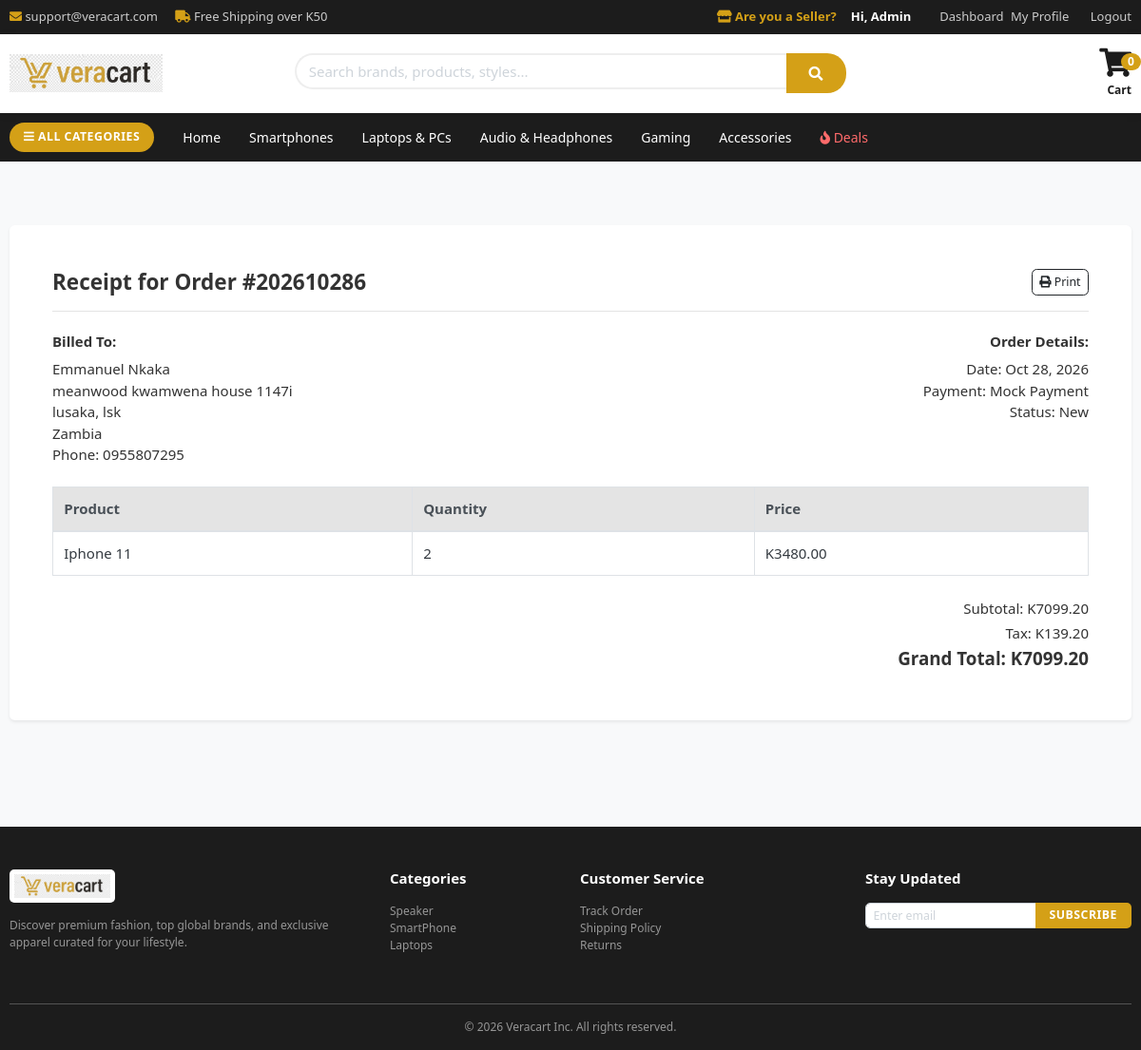
Page /dashboard/order_detail/6/ (signed in) on the committed database.
### accounts/models.py (models this page shows, shortened)
class Account(AbstractBaseUser):
    first_name = models.CharField(max_length=50)
    last_name = models.CharField(max_length=50)
    username = models.CharField(max_length=50, unique=True)
    email = models.EmailField(max_length=90, unique=True)
    phone_number = models.CharField(max_length=50)
    date_joined = models.DateTimeField(auto_now_add=True)
    last_login = models.DateTimeField(auto_now_add=True)
    is_admin = models.BooleanField(default=False)
    is_staff = models.BooleanField(default=False)
    is_active = models.BooleanField(default=False)
    is_superadmin = models.BooleanField(default=False)
    USERNAME_FIELD = 'email'
    REQUIRED_FIELDS = ['username', 'first_name', 'last_name']
    objects = MyAccountManager()

### orders/models.py (models this page shows, shortened)
class Order(models.Model):
    STATUS = (
        ('New', 'New'),
        ('Accepted', 'Accepted'),
        ('Completed', 'Completed'),
        ('Cancelled', 'Cancelled'),
    )
    user = models.ForeignKey(Account, on_delete=models.SET_NULL, null=True)
    payment = models.ForeignKey(Payment, on_delete=models.SET_NULL, blank=True, null=True)
    order_number = models.CharField(max_length=20)
    first_name = models.CharField(max_length=50)
    last_name = models.CharField(max_length=50)
    phone = models.CharField(max_length=15)
    email = models.EmailField(max_length=50)
    address_line_1 = models.CharField(max_length=50)
    address_line_2 = models.CharField(max_length=50, blank=True)
    country = models.CharField(max_length=50)
    state = models.CharField(max_length=50)
    city = models.CharField(max_length=50)
    order_note = models.CharField(max_length=100, blank=True)
    order_total = models.FloatField()
    tax = models.FloatField()
    status = models.CharField(max_length=10, choices=STATUS, default='New')
    ip = models.CharField(blank=True, max_length=20)
    is_ordered = models.BooleanField(default=False)
    created_at = models.DateTimeField(auto_now_add=True)
    updated_at = models.DateTimeField(auto_now=True)
    def full_name(self):
        return f'{self.first_name} {self.last_name}'
    def full_address(self):
        return f'{self.address_line_1} {self.address_line_2}'

class OrderProduct(models.Model):
    order = models.ForeignKey(Order, on_delete=models.CASCADE)
    payment = models.ForeignKey(Payment, on_delete=models.SET_NULL, blank=True, null=True)
    user = models.ForeignKey(Account, on_delete=models.CASCADE)
    product = models.ForeignKey(Product, on_delete=models.CASCADE)
    quantity = models.IntegerField()
    product_price = models.FloatField()
    ordered = models.BooleanField(default=False)
    created_at = models.DateTimeField(auto_now_add=True)
    updated_at = models.DateTimeField(auto_now=True)

### store/models.py (models this page shows, shortened)
class Product(models.Model):
    product_name  = models.CharField(max_length=200, unique=True)
    slug          = models.SlugField(max_length=200, unique=True)
    description   = models.TextField(max_length=500, blank=True)
    price         = models.IntegerField()
    images        = models.ImageField(upload_to='photos/products')
    stock         = models.IntegerField()
    is_available  = models.BooleanField(default=True)
    is_deals      = models.BooleanField(default=False) # <-- ADDED THIS
    category      = models.ForeignKey(Category, on_delete=models.CASCADE)
    seller        = models.ForeignKey(settings.AUTH_USER_MODEL, on_delete=models.CASCADE, null=True, blank=True, related_name='products')
    created_date  = models.DateField(auto_now_add=True)
    modified_date = models.DateTimeField(auto_now=True)

### dashboard/views.py (the view)
# urls.py: path('order_detail/<int:order_id>/', views.order_detail, name='order_detail'),
@login_required(login_url='login')
def order_detail(request, order_id):
    order = get_object_or_404(Order, id=order_id, user=request.user)
    order_products = OrderProduct.objects.filter(order=order)
    context = {
        'order': order,
        'order_products': order_products,
    }
    return render(request, 'dashboard/order_detail.html', context)

### carts/context_processors.py (called while the page is built)
def counter(request):
    cart_count = 0
    if 'admin' in request.path:
        return {}
    else:
        try:
            cart = Cart.objects.filter(cart_id=_cart_id(request))
            cart_items = CartItem.objects.all().filter(cart=cart[:1])
            for cart_item in cart_items:
                cart_count += cart_item.quantity
        except Cart.DoesNotExist:
            cart_count = 0
    return dict(cart_count=cart_count)

### carts/views.py (called while the page is built)
def _cart_id(request):
    cart = request.session.session_key
    if not cart:
        cart = request.session.create()
    return cart

### category/context_processors.py (called while the page is built)
def menu_links(request):
    links = Category.objects.all()
    return dict(links=links)

### templates/dashboard/order_detail.html
{% extends 'base.html' %} {% block content %}
<div class="container py-5">
  <div class="card shadow-sm border-0">
    <div class="card-body p-5">
      <div
        class="d-flex justify-content-between align-items-center border-bottom pb-3 mb-4"
      >
        <h4 class="font-weight-bold mb-0">
          Receipt for Order #{{ order.order_number }}
        </h4>
        <button onclick="window.print()" class="btn btn-outline-dark btn-sm">
          <i class="fa fa-print"></i> Print
        </button>
      </div>
      <div class="row mb-4">
        <div class="col-md-6">
          <h6 class="font-weight-bold">Billed To:</h6>
          <p>
            {{ order.full_name }}<br />
            {{ order.full_address }}<br />
            {{ order.city }}, {{ order.state }}<br />
            {{ order.country }}<br />
            Phone: {{ order.phone }}
          </p>
        </div>
        <div class="col-md-6 text-right">
          <h6 class="font-weight-bold">Order Details:</h6>
          <p>
            Date: {{ order.created_at|date:"M d, Y" }}<br />
            Payment: Mock Payment<br />
            Status: {{ order.status }}
          </p>
        </div>
      </div>
      <table class="table table-bordered">
        <thead class="thead-light">
          <tr>
            <th>Product</th>
            <th>Quantity</th>
            <th>Price</th>
          </tr>
        </thead>
        <tbody>
          {% for item in order_products %}
          <tr>
            <td>{{ item.product.product_name }}</td>
            <td>{{ item.quantity }}</td>
            <td>K{{ item.product_price|floatformat:2 }}</td>
          </tr>
          {% empty %}
          <tr>
            <td colspan="3" class="text-center text-muted">
              No products found for this order.
            </td>
          </tr>
          {% endfor %}
        </tbody>
      </table>
      <div class="text-right mt-4">
        <p class="mb-1">Subtotal: K{{ order.order_total|floatformat:2 }}</p>
        <p class="mb-1">Tax: K{{ order.tax|floatformat:2 }}</p>
        <h5 class="font-weight-bold">
          Grand Total: K{{ order.order_total|floatformat:2 }}
        </h5>
      </div>
    </div>
  </div>
</div>
{% endblock %}

### templates/includes/navbar.html
{% load static %}
<div class="top-bar">
    <div class="container d-flex justify-content-between align-items-center">
        <div>
            <span class="mr-3"><i class="fa fa-envelope" style="color: var(--brand-gold);"></i> support@veracart.com</span>
            <span><i class="fa fa-truck" style="color: var(--brand-gold);"></i> Free Shipping over K50</span>
        </div>
        <div class="d-flex align-items-center">
            <a href="{% url 'add_product' %}" class="mr-3 font-weight-bold" style="color: var(--brand-gold);">
                <i class="fa fa-store"></i> Are you a Seller?
            </a>
            {% if request.user.is_authenticated %}
                <span style="color: #fff; font-weight: bold; margin-right: 15px;">Hi, {{ request.user.first_name }}</span>
                <a href="{% url 'dashboard' %}">Dashboard</a>
                <a href="{% url 'edit_profile' %}" class="mx-2">My Profile</a>
                <a href="{% url 'logout' %}">Logout</a>
            {% else %}
                <a href="{% url 'login' %}"><i class="fa fa-user"></i> Sign In / Register</a>
            {% endif %}
        </div>
    </div>
</div>
<div class="main-nav sticky-top">
    <div class="container">
        <div class="row align-items-center">
            <div class="col-md-3">
                <a href="{% url 'home' %}">
                    <img src="{% static 'images/logo.png' %}" alt="Veracart Logo" style="height: 40px; width: auto;">
                </a>
            </div>
            <div class="col-md-6 my-3 my-md-0">
                <form action="{% url 'store' %}" method="GET">
                    <div class="input-group">
                        <input type="text" name="keyword" class="form-control border-right-0" placeholder="Search brands, products, styles..." style="border-radius: 20px 0 0 20px; border: 2px solid #eee;">
                        <div class="input-group-append">
                            <button class="btn btn-gold" type="submit" style="border-radius: 0 20px 20px 0;">
                                <i class="fa fa-search"></i>
                            </button>
                        </div>
                    </div>
                </form>
            </div>
            <div class="col-md-3 text-right">
                <a href="{% url 'cart' %}" class="text-decoration-none position-relative" style="color: var(--brand-dark);">
                    <i class="fa fa-shopping-cart fa-2x"></i>
                    <span class="badge badge-pill position-absolute" style="background: var(--brand-gold); color: #fff; top: -5px; right: -10px; font-size: 12px;">
                        {{ cart_count }}
                    </span>
                    <div class="small font-weight-bold mt-1">Cart</div>
                </a>
            </div>
        </div>
    </div>
</div>
<div class="category-bar">
    <div class="container d-flex align-items-center">
        <a href="{% url 'store' %}" class="btn btn-gold mr-3 btn-sm" style="padding: 8px 15px;">
            <i class="fa fa-bars"></i> ALL CATEGORIES
        </a>
        <ul class="nav">
            <li class="nav-item"><a class="nav-link" href="{% url 'home' %}">Home</a></li>
            <li class="nav-item"><a class="nav-link" href="{% url 'products_by_category' 'smartphones' %}">Smartphones</a></li>
            <li class="nav-item"><a class="nav-link" href="{% url 'products_by_category' 'laptops' %}">Laptops & PCs</a></li>
            <li class="nav-item"><a class="nav-link" href="{% url 'products_by_category' 'audio' %}">Audio & Headphones</a></li>
            <li class="nav-item"><a class="nav-link" href="{% url 'products_by_category' 'gaming' %}">Gaming</a></li>
            <li class="nav-item"><a class="nav-link" href="{% url 'products_by_category' 'accessories' %}">Accessories</a></li>
            <li class="nav-item"><a class="nav-link" style="color: #ff6b6b;" href="{% url 'store' %}?deals=true"><i class="fa fa-fire"></i> Deals</a></li>
        </ul>
    </div>
</div>

### static/css/ui.css (style rules this page uses)
html { font-family: "Inter", sans-serif; font-size: 15px; }
p:last-child { margin-bottom: 0; }

### templates/base.html (style rules this page uses)
body { font-family: "Segoe UI", Tahoma, Geneva, Verdana, sans-serif; background-color: #f8f9fa; color: #333; }
:root { --brand-gold: #d4a017; --brand-gold-hover: #b8860b; --brand-dark: #1c1c1c; }
.btn-gold { background-color: var(--brand-gold); color: #fff; font-weight: 700; border-radius: 30px; padding: 10px 24px; transition: all 0.3s ease; border: none; text-transform: uppercase; letter-spacing: 0.5px; }
.top-bar { background-color: var(--brand-dark); color: #ccc; font-size: 13px; padding: 8px 0; }
.top-bar a { color: #ccc; text-decoration: none; margin-left: 15px; }
.main-nav { background-color: #fff; box-shadow: 0 2px 10px rgba(0, 0, 0, 0.05); padding: 15px 0; }
.category-bar { background-color: var(--brand-dark); padding: 10px 0; }
.category-bar .nav-link { color: #fff; font-weight: 500; font-size: 14px; padding: 5px 15px; }

### rows in the picture
Account: user.first_name "Admin"
Order: order_number "202610286", full_name "Emmanuel Nkaka", full_address "meanwood kwamwena house 1147i", city "lusaka", state "lsk", country "Zambia", phone "0955807295", created_at "Oct 28, 2026", status "New", order_total "7099.20", tax "139.20"
OrderProduct: product.product_name "Iphone 11", quantity "2", product_price "3480.00"

### other values in the picture
{{ cart_count }} "0"
